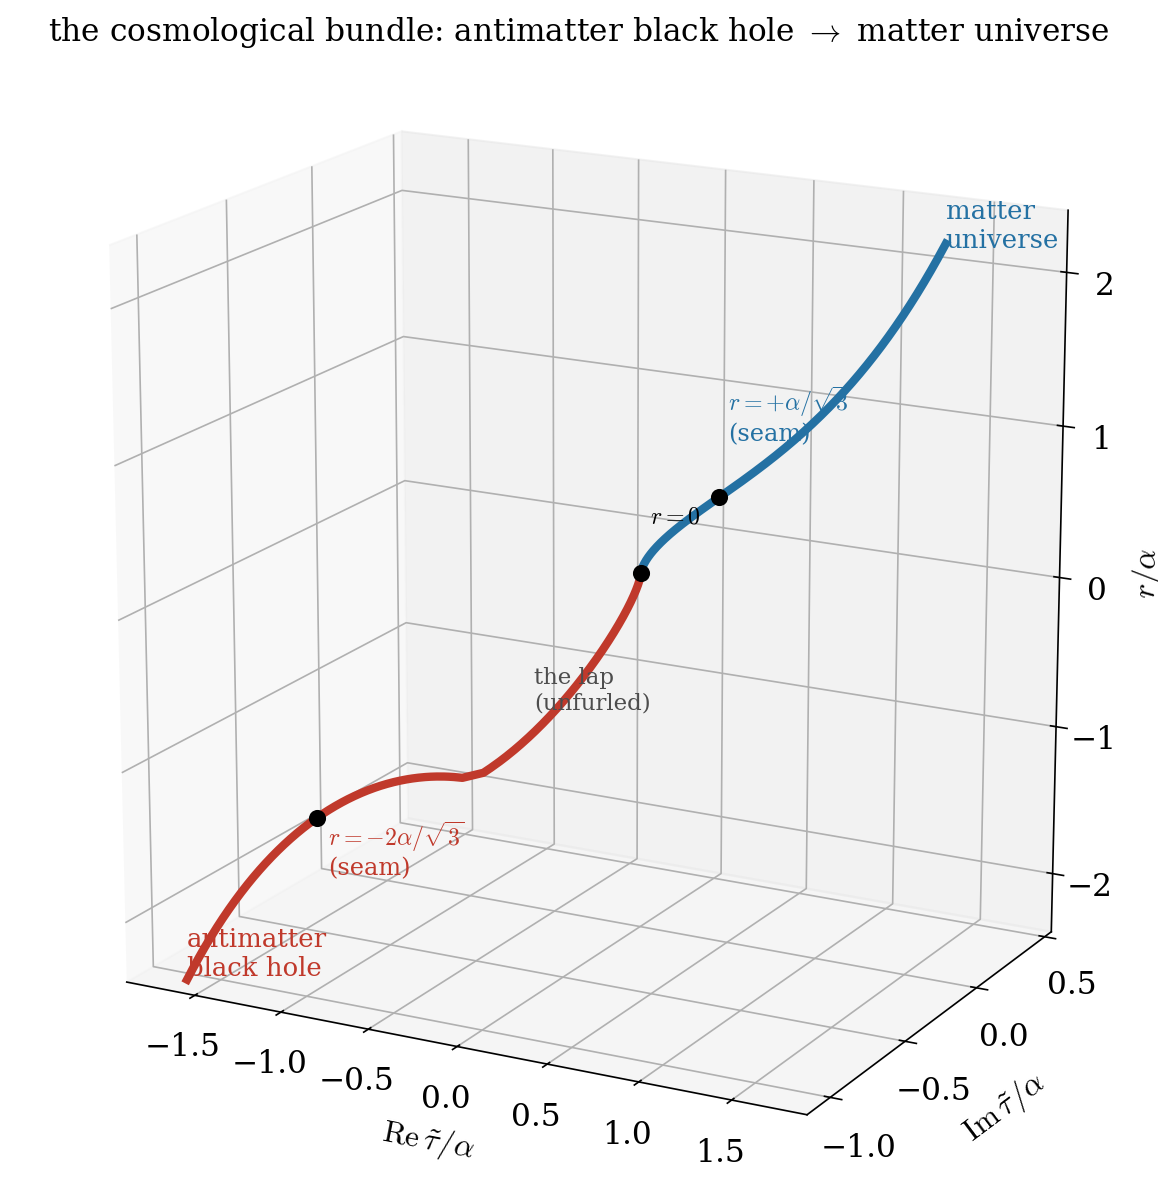

Recreate this plot in Python.
"""G -- the cosmological bundle, strung out and unfurled.
ONE privileged worldline (the bold bead of panels A/B), plotted in (Re tau~, Im tau~, r): the
antimatter black hole collapsing (RED, r<0) through r=0 and continuing as our matter universe
(BLUE, r>0). Real r, complex tau~ -- the three axes the cosmological bundle needs.

The branch is the NEGATIVE-imaginary one (arg r = +pi): sinh(w) = -i|r/A|^{3/2}, w=3tau~/2a.
  collapse run : |sinh|>1 -> Im tau~ = -pi/3 fixed, Re tau~ = -(2/3)arccosh(u)   (comes in from -Re)
  the LAP lift : |sinh|<1 -> Re tau~ = 0,           Im tau~ = -(2/3)arcsin(u) : -pi/3 -> 0
  matter univ. : r>0      -> Im tau~ = 0,           Re tau~ = +(2/3)arcsinh((r/A)^{3/2})
The collapse side and the cosmology side are STRUCTURALLY DIFFERENT curves -- the collapse is a run
plus a lift (the lap, here unfurled instead of jagged); the cosmology is a single real curve.

Seam points (the boing roots of panel E) land exactly:
  r=-2a/sqrt3 : |sinh|=2      -> Re tau~ = -(2/3)arccosh(2)
  r=+a/sqrt3  : |sinh|=1/sqrt2-> Re tau~ = +(2/3)arcsinh(1/sqrt2)
and arccosh(2) = 2 arcsinh(1/sqrt2) EXACTLY -> the two seam points sit at -2d and +d: the 2:1 (120/240)."""
import numpy as np, matplotlib; matplotlib.use('Agg'); import matplotlib.pyplot as plt
from mpl_toolkits.mplot3d import Axes3D  # noqa
plt.rcParams.update({'font.family':'serif','font.size':15,'mathtext.fontset':'cm'})
BLUE,RED='#2471a3','#c0392b'
al=1.0; M2=2/(3*np.sqrt(3)); A=(M2*al**2)**(1/3); rmax=2.4
def cosmo(r):
    if r>=0: return (2/3)*np.arcsinh((r/A)**1.5), 0.0
    u=abs(r/A)**1.5
    if u<=1: return 0.0, -(2/3)*np.arcsin(u)
    return -(2/3)*np.arccosh(u), -np.pi/3
def curve(rs):
    P=np.array([cosmo(r) for r in rs]); return P[:,0],P[:,1],np.asarray(rs)

fig=plt.figure(figsize=(9.6,8.2)); ax=fig.add_subplot(111,projection='3d')
xr,yr,rr=curve(np.linspace(-rmax,-1e-6,600))    # antimatter: collapse run + lap lift
xb,yb,rb=curve(np.linspace(0,rmax,400))         # matter universe
ax.plot(xr,yr,rr,color=RED,lw=4.0)
ax.plot(xb,yb,rb,color=BLUE,lw=4.0)
# the three marked points: the boing roots / seam points
for r,lab,col,dz in [(-2/np.sqrt(3),r'$r{=}{-}2\alpha/\sqrt{3}$'+'\n(seam)',RED,-0.42),
                     (0.0,r'$r{=}0$',  'k',0.30),
                     (1/np.sqrt(3), r'$r{=}{+}\alpha/\sqrt{3}$'+'\n(seam)',BLUE,0.34)]:
    x,y=cosmo(r); ax.scatter([x],[y],[r],color='k',s=52,zorder=10)
    ax.text(x,y+0.06,r+dz,lab,fontsize=11.5,color=col)
ax.text(xr[0],yr[0],rr[0]*0.99,'antimatter\nblack hole',color=RED,fontsize=12.5)
ax.text(xb[-1],0,rb[-1]*0.99,'matter\nuniverse',color=BLUE,fontsize=12.5)
ax.text(-0.05,-0.62,-0.55,'the lap\n(unfurled)',color='0.3',fontsize=11)
ax.set_xlabel(r'$\mathrm{Re}\,\tilde\tau/\alpha$',labelpad=8); ax.set_ylabel(r'$\mathrm{Im}\,\tilde\tau/\alpha$',labelpad=8)
ax.set_zlabel(r'$r/\alpha$',labelpad=6)
ax.set_xlim(-1.9,1.9); ax.set_ylim(-1.15,0.55); ax.set_zlim(-rmax,rmax)
ax.set_yticks([-1.0,-0.5,0.0,0.5]); ax.view_init(elev=17,azim=-62); ax.set_box_aspect((1,0.75,1),zoom=1.05)
ax.set_title('the cosmological bundle: antimatter black hole $\\to$ matter universe',fontsize=15,pad=4)
plt.tight_layout(); plt.savefig('G_explore.pdf',bbox_inches='tight'); plt.savefig('G_explore.png',dpi=150,bbox_inches='tight')
print('rendered')
